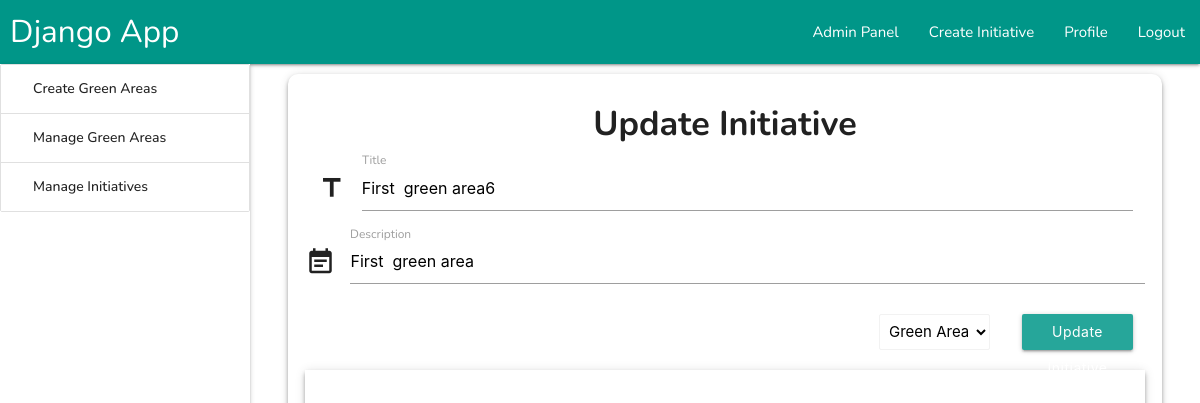
The app's page /admin_panel/manage_green_areas/update_green_area/38 (signed in) with its own data.
### root/models.py (models this page shows, shortened)
class Initiative_Table(models.Model):
    title           = models.CharField(max_length=10000,blank=True,default='')
    description     = models.TextField(max_length=1000000,blank=True,default='')
    place_name      = models.CharField(max_length=1000000,blank=True,default='')
    longitude       = models.CharField(max_length=10000,blank=True,default='')
    latitude        = models.CharField(max_length=10000,blank=True,default='')
    event_date      = models.CharField(max_length=10000,blank=True,default='',null=True)
    date_object     = models.DateField(blank=True,null=True)
    category        = models.ForeignKey(Initiative_Category,on_delete=models.CASCADE,related_name="Category",default=None)
    is_green_area   = models.BooleanField(default=False,blank=True)
    owner           = models.ForeignKey(User,on_delete=models.CASCADE,related_name="owner",default=None)
    enrolled        = models.ManyToManyField(User, related_name="enrolled",blank=True)

class Initiative_Category(models.Model):
    category        = models.CharField(max_length=10000,blank=True,default='')
    def __str__(self):
        return self.category

### Admin_Panel/views.py (the view, shortened to what this page needs)
# urls.py: path('manage_green_areas/update_green_area/<str:id>', update_green_area, name='update_green_area'),
@csrf_exempt
def update_green_area(request,id):
    initative = Initiative_Table.objects.get(id=id)
    categories = Initiative_Category.objects.all()
    categories = [x for x in categories if x!=initative.category]
    return render(request,'admin_panel/update_green_area.html', {
        "page_title":"Update Initiative",
        'initiative':initative,
        "categories":categories
    })

### Templates/admin_panel/update_green_area.html (shortened to what this page needs)
{% extends 'partials/dashboards/admin_engine.html' %}
{% block 'engine'%}
<div class="z-depth-2" style="margin:1% 4%;border-radius: 10px">
<center style="padding-top: 1%;"><h4><b>Update Initiative</b></h4></center>
<form action="" style="padding:1% 2%" id="form">
  <div class="row">
      <div class="input-field col s12 m12 l12">
    <i class="material-icons prefix">title</i>
    <input id="title" name="title" type="text" required value="{{initiative.title}}" >
    <label for="title">Title</label>
  </div>
  </div>
  <div class="input-field ">
    <i class="material-icons prefix">event_note</i>
    <textarea id="description" name="description" class="materialize-textarea" required>{{initiative.description}}</textarea>
    <label for="description">Description</label>
  </div>
  <div class="row">
    <div class="input-field col s12 m12 l8">
    </div>
    <div class="input-field col s12 m6 l2">
      <center>
        <select name="category" class="browser-default" style="width: 95%;" id="select_category" required>
          <option value="{{initiative.category}}" selected>{{initiative.category}}</option>
        </select>
      </center>
    </div>
    <div class="input-field col s12 m6 l2">
      <center>
        <button type="submit" class="btn right" style="width: 95%;">Update Initiative</button>
      </center>
    </div>
  </div>
  <div id="map" class="z-depth-2"></div>
</form>
</div>
{% endblock 'engine' %}

### Static/css/general_fixing.css (style rules this page uses)
:root { --geocoder_input_height: 36px !important; }

### Templates/base.html (style rules this page uses)
html { height: 100% !important; }
body { font-family: 'Nunito', sans-serif; text-align: justify; height: 100% !important; }
.btn { text-transform: none !important; }
html, body { height: 100% !important; }

### Templates/admin_panel/update_green_area.html (style rules this page uses)
#select_category { height: 36px !important; }
#map { width: 100%;height:600px }
.row .col { margin: 0px !important; }

### records on screen
Initiative_Table: title "First green area6", description "First green area", category "Green Area"
